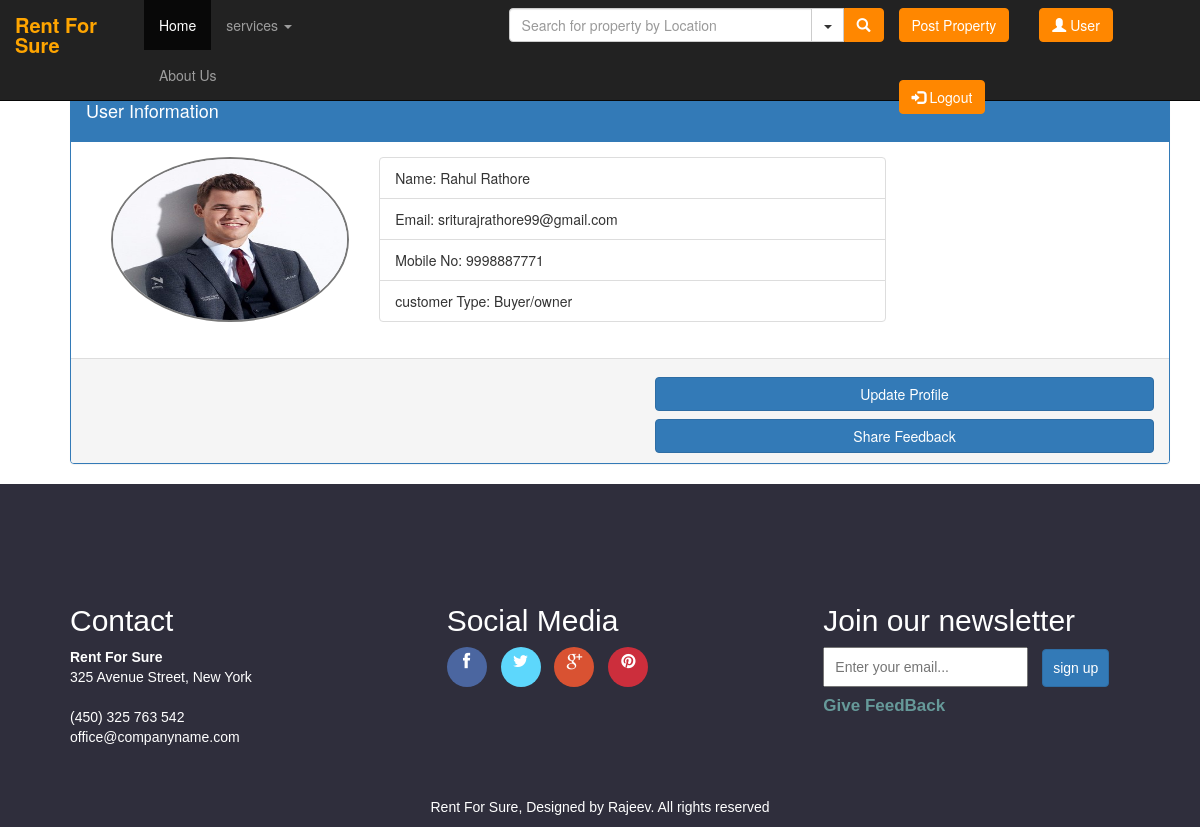
The page /user_profile.php (signed in) on the database its author committed.
### tables this page shows
CREATE TABLE `userinfo` (
  `id` int(10) NOT NULL,
  `name` varchar(50) NOT NULL,
  `email` varchar(100) NOT NULL,
  `password` varchar(1000) NOT NULL,
  `mobile` varchar(20) NOT NULL,
  `customertype` varchar(15) NOT NULL
);

### connect.php (called while the page is built, shortened)
<?php
$user = 'root';
$password ='';
$db = 'project';
$conn = new mysqli('localhost',$user,$password,$db) or die('unable to connect');
function Fetch($q){
    global $conn;
    $ar=[];
    $s=mysqli_query($conn,$q);
    while ($r=$s->fetch_assoc()) {
        array_push($ar,$r);
    }
    return $ar;
}
?>

### user_profile.php (the view, shortened to what this page needs)
<?php
include 'header.php';
include 'navbar.php';
include "connect.php";
?>
<?php
$i=$_SESSION['id'];
 $ar = Fetch("SELECT * FROM userinfo where id ='$i' ");
foreach ( $ar as $k)
{
  extract($k);
?>
   <div class="container" >
    <div class="row">
        <div class="col-md-12">
            <div class="panel panel-primary ">
                <div class="panel-heading"><h4><bold>User Information</bold></h4></div>
                <div class="panel-body row">
                    <div class="col-md-3">
                        <div class="for-img">
                            <img src="uploads/avatar.jpeg" class="img img-circle" style="border:2px solid #777;" alt="" >
                        </div>
                    </div>
                    <div class="col-md-6">
                        <ul class="list-group">
                            <li class="list-group-item">Name: <?php echo $name; ?></li>
                            <li class="list-group-item">Email: <?php echo $email; ?></li>
                            <li class="list-group-item">Mobile No: <?php echo $mobile; ?></li>
                            <li class="list-group-item">customer Type: <?php echo $customertype; ?></li>
                        </ul>
                    </div>
                    <div class="col-md-3"></div>
                    <div class="col-md-9">
                    </div>
                </div>
                <div class="panel-footer ">
                 <div class="row">
                    <div class="col-md-6 pull-right">
                        <button class="btn btn-primary" data-toggle="modal" data-target="#myModal">Update Profile</button>
                        <button class="btn btn-primary"><a href="feedback.php" style="color:white; text-decoration:none;">Share Feedback</a></button>
                    </div>
                    </div>
                </div>
            </div>
        </div>
    </div>
</div>
 <?php
}
?>
<?php
include "footer.php";
?>

### css/slider.css (style rules this page uses)
body { padding-top: 80px; }
.row { padding-left:40px; }
.container::after, .row::after { content: ""; clear: both; display: table; }
.for-img img { width: 100%; height: 165px; }
button { background-color: #4CAF50; color: white; padding: 14px 20px; margin: 8px 0; border: none; cursor: pointer; width: 100%; }

### rows shown on the page
userinfo: name "Rahul Rathore", email "sriturajrathore99@gmail.com", mobile "9998887771", customertype "Buyer/owner"
